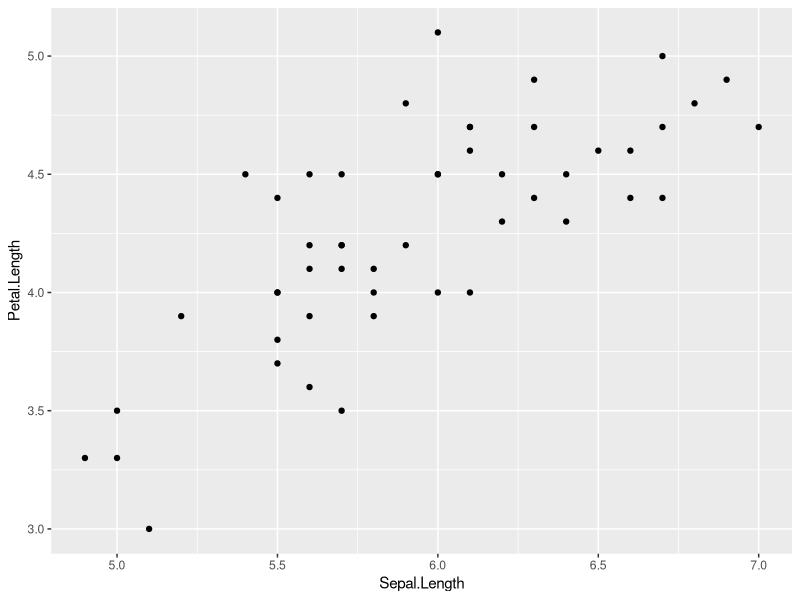
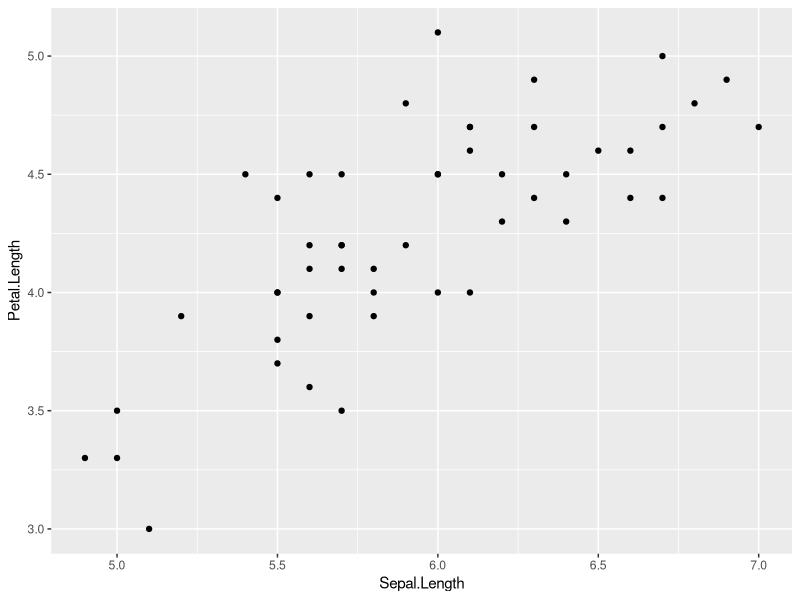
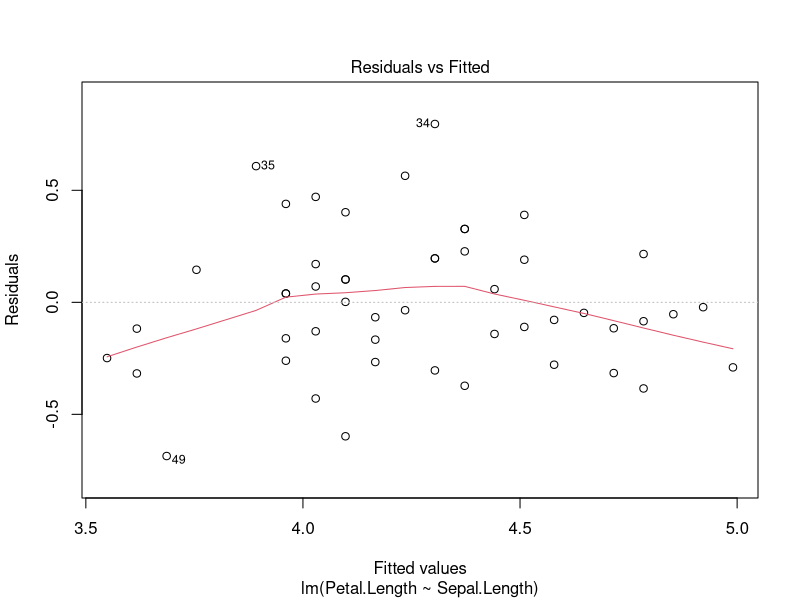
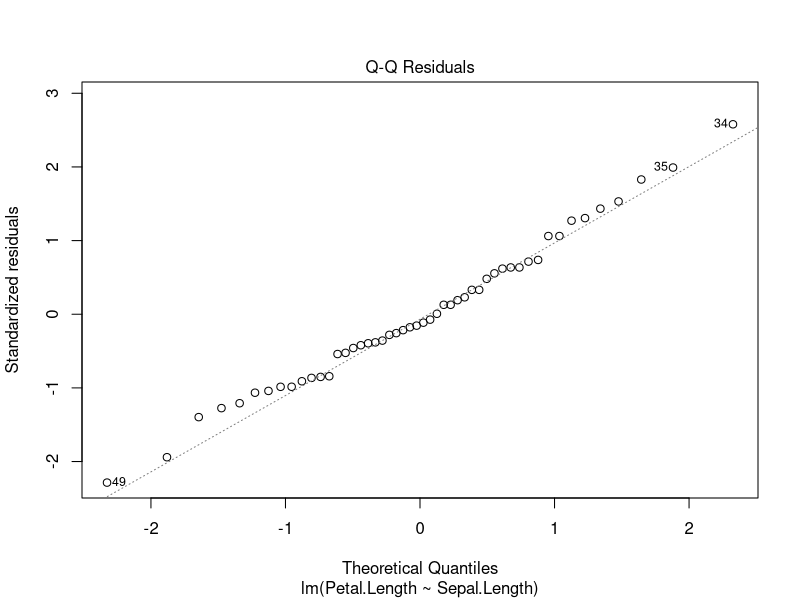
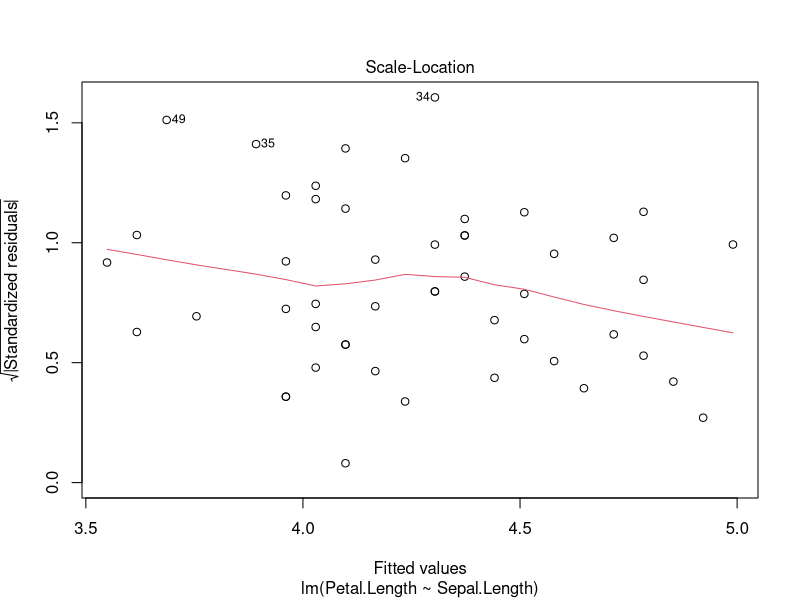
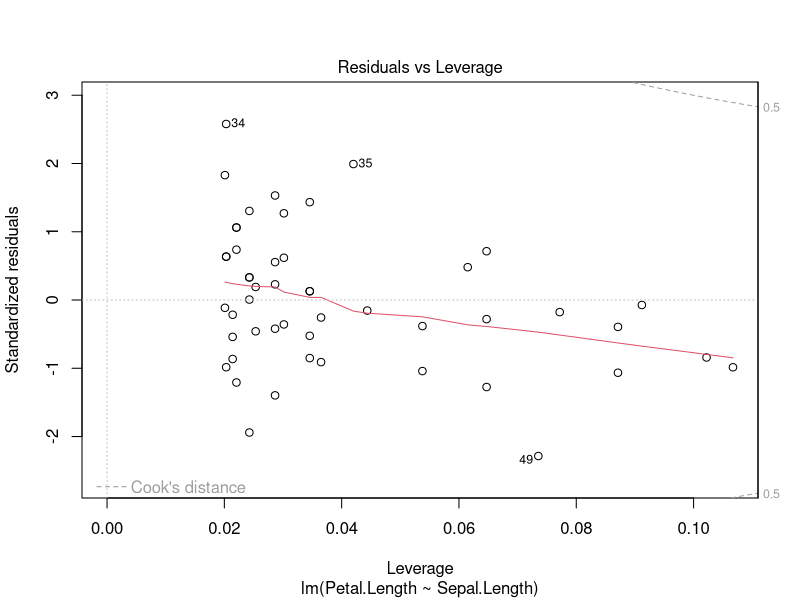
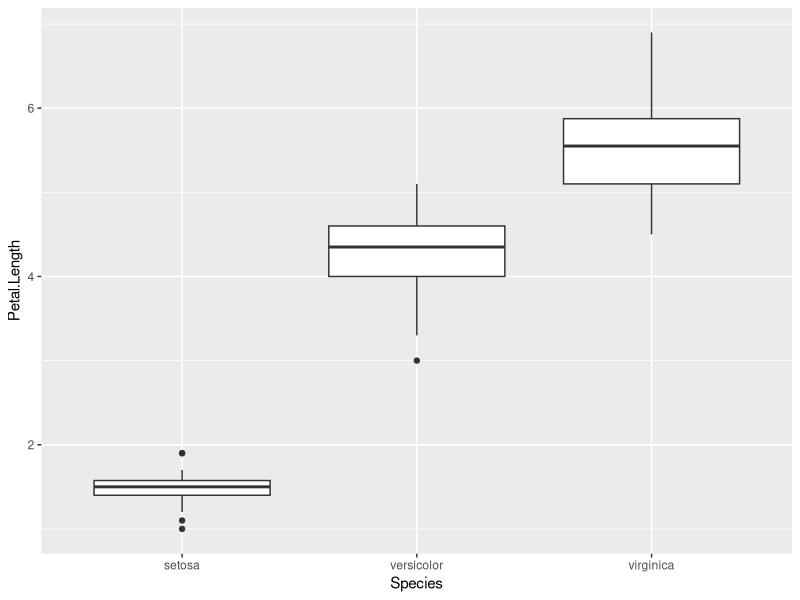
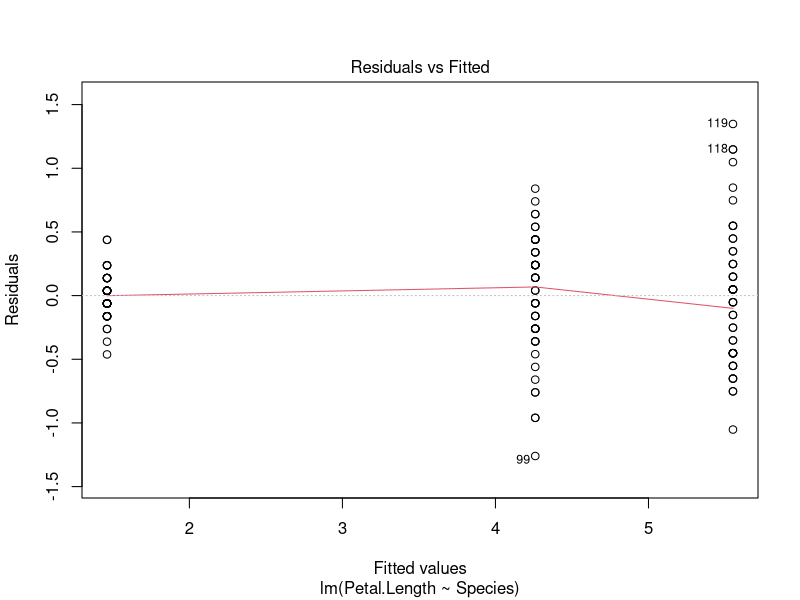

Write the R code that produced these figures, in order. (Note: this script raises an error after producing the figures.)

rm(list=ls()) # limpio el area de trabajo 

library(dplyr)
library(ggplot2)

# demo tp 7

datos <- iris

# selecciono los datos de setosa
# genero un nuevo dataframe solo para versicolor

datos.versicolor<-filter(datos,Species=="versicolor")

# análisis de correlación

ggplot(data=datos.versicolor,aes(x=Sepal.Length,y=Petal.Length))+
  geom_point()

# coeficiente de correlación
cor(x=datos.versicolor$Sepal.Length,y=datos.versicolor$Petal.Length) 

# resultados completos del análisis de correlación de Pearson
cor.test(x=datos.versicolor$Sepal.Length,y=datos.versicolor$Petal.Length) 

# Se encontró una correlación positiva
# estadisticamente significativa entre el largo
# del pétalo y el largo del sépalo 
# (Correlación Pearson, r = 0.87, p < 0.001).

# Se encontró una correlación positiva
# estadisticamente significativa entre el largo
# del pétalo y el largo del sépalo (t(148)= 21.65, 
# r = 0.87, p < 0.001).


# análisis de regresión

ggplot(data=datos.versicolor,aes(x=Sepal.Length,y=Petal.Length))+
  geom_point()

lm.fit <- lm(data=datos.versicolor, 
             Petal.Length ~ Sepal.Length)

anova(lm.fit) # resumen de los resultados del modelo en formato de tabla de anova
summary(lm.fit) # resumen de los coeficientes estimados en el modelo
plot(lm.fit) # diagnóstico

# anova

# vuelvo a usar datos de todas las especies

ggplot(data=datos,aes(x=Species,y=Petal.Length))+
  geom_boxplot()
 
resultado<-lm(data=datos, Petal.Length ~ Species)

anova(resultado)
summary(resultado)
plot(resultado)

# funciones para testear supuestos

# normalidad

shapiro.test() # test de shaphiro-wilkins

# homocestacidad

library(car)
levene.test() # prueba de homocedasticidad
leveneTest()

